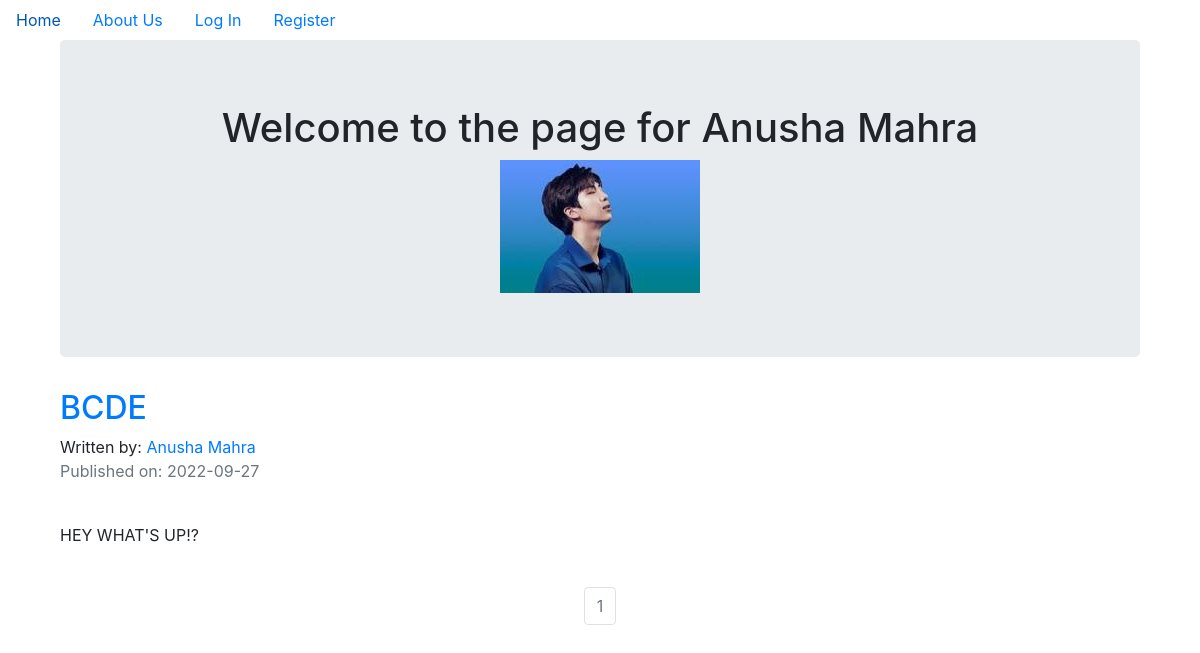
The page /Anusha Mahra on the database its author committed.
### puppycompanyblog/models.py (models this page shows, shortened)
class User(db.Model, UserMixin):
    __tablename__ = 'users'
    id = db.Column(db.Integer, primary_key = True)
    profile_image = db.Column(db.String(20), nullable=False, default='default_profile.png')
    email = db.Column(db.String(64), unique=True, index=True)
    username = db.Column(db.String(64), unique=True, index=True)
    password_hash = db.Column(db.String(128))
    posts = db.relationship('BlogPost', backref='author', lazy=True)

class BlogPost(db.Model):
    users = db.relationship(User)
    id = db.Column(db.Integer, primary_key=True)
    user_id = db.Column(db.Integer, db.ForeignKey('users.id'), nullable=False)
    date = db.Column(db.DateTime, nullable=False, default=datetime.utcnow)
    title = db.Column(db.String(140), nullable=False)
    text = db.Column(db.Text, nullable=False)

### puppycompanyblog/users/views.py (the view)
@users.route("/<username>")
def user_posts(username):
    page = request.args.get('page', 1, type=int)
    user = User.query.filter_by(username=username).first_or_404()
    blog_posts = BlogPost.query.filter_by(author=user).order_by(BlogPost.date.desc()).paginate(page=page, per_page=5)
    return render_template('user_blog_posts.html', blog_posts=blog_posts, user=user)

### puppycompanyblog/templates/user_blog_posts.html (shortened to what this page needs)
{% extends "base.html" %}
{% block content %}
<div class="container">
  <div class="jumbotron">
    <div align='center'>
      <h1 >Welcome to the page for {{user.username}}</h1>
      <img align='center' src="{{ url_for('static', filename='profile_pics/' + user.profile_image) }}">
    </div>
  </div>
{% for post in blog_posts.items %}
          <h2><a href="{{ url_for('blog_posts.blog_post', blog_post_id=post.id) }}">{{ post.title }}</a></h2>
          Written by: <a href="{{ url_for('users.user_posts', username=post.author.username) }}">{{ post.author.username }}</a>
          <p class="text-muted">Published on: {{ post.date.strftime('%Y-%m-%d') }}</p>
          <br>
            <p>{{post.text}}</p>
          <br>
{% endfor %}
</div>
<nav aria-label="Page navigation example">
  <ul class="pagination justify-content-center">
    {% for page_num in blog_posts.iter_pages(left_edge=1, right_edge=1, left_current=1, right_current=2) %}
            {% if blog_posts.page == page_num %}
              <li class="page-item disabled">
                <a class="page-link" href="{{ url_for('users.user_posts', username=user.username, page=page_num) }}">{{ page_num }}</a></li>
            {% else %}
              <li class="page-item"><a class="page-link" href="{{ url_for('users.user_posts', username=user.username, page=page_num) }}">{{ page_num }}</a></li>
            {% endif %}
    {% endfor %}
</nav>
{% endblock content %}

### puppycompanyblog/templates/base.html (shortened to what this page needs)
<!DOCTYPE html>
<html>
  <head>
    <link rel="stylesheet" href="https://maxcdn.bootstrapcdn.com/bootstrap/4.0.0/css/bootstrap.min.css">
  </head>
  <body>
  <ul class="nav">
  <li class="nav-item">
    <a class="nav-link" href="{{ url_for('core.index') }}">Home</a>
  </li>
  <li class="nav-item">
    <a class="nav-link" href="{{ url_for('core.info') }}">About Us</a>
  </li>
    {% if current_user.is_authenticated %}
    <li class="nav-link"><a href="{{ url_for('users.logout') }}">Log Out</a></li>
    <li class="nav-link"><a href="{{ url_for('users.account') }}">Account</a></li>
    <li class="nav-link"><a href="{{ url_for('blog_posts.create_post') }}">Create Post</a></li>
    {% else %}
    <li class="nav-link"><a href="{{ url_for('users.login') }}">Log In</a></li>
    <li class="nav-link"><a href="{{ url_for('users.register') }}">Register</a></li>
    {% endif %}
</ul>
<div class="container">
  {% block content %}
  {% endblock %}
</div>
  </body>
</html>

### rows shown on the page
User: username "Anusha Mahra", profile_image (picture)
BlogPost: title "BCDE", author.username "Anusha Mahra", date "2022-09-27", text "HEY WHAT'S UP!?"

### other values the page prints
{{ page_num }} "1"
